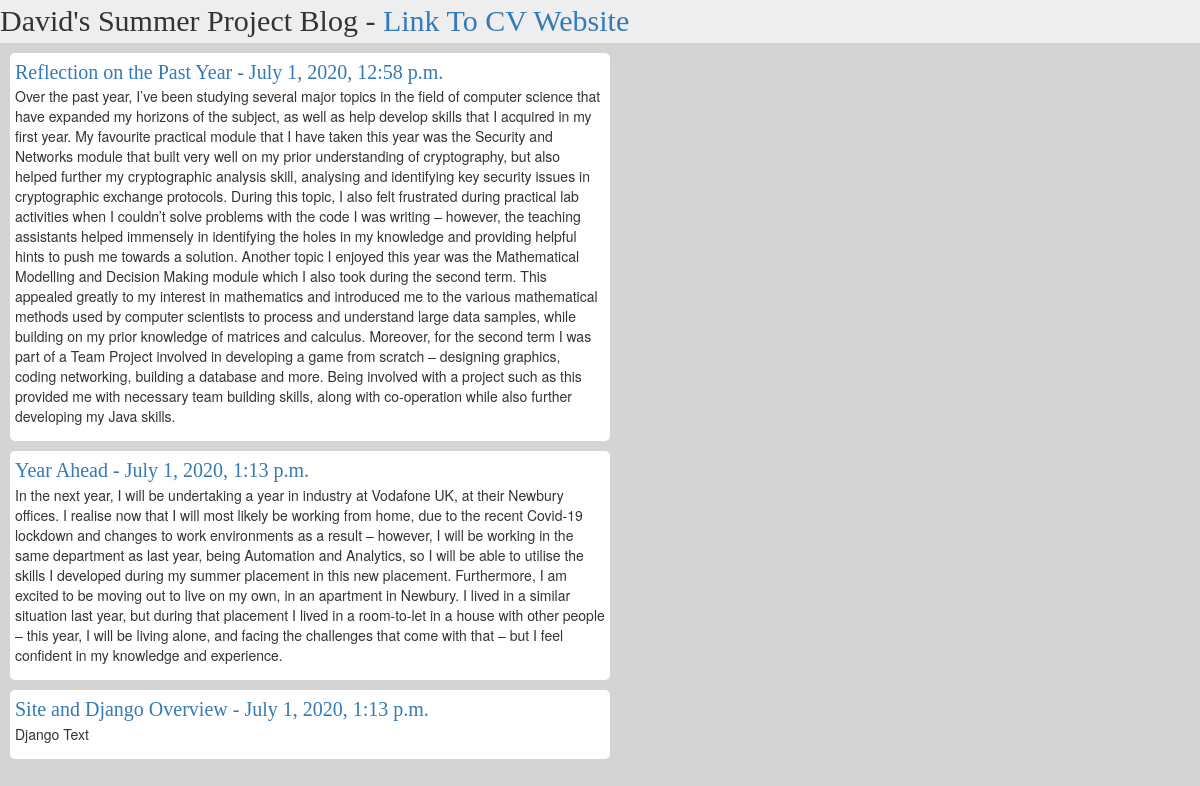
The app's page /, older data.
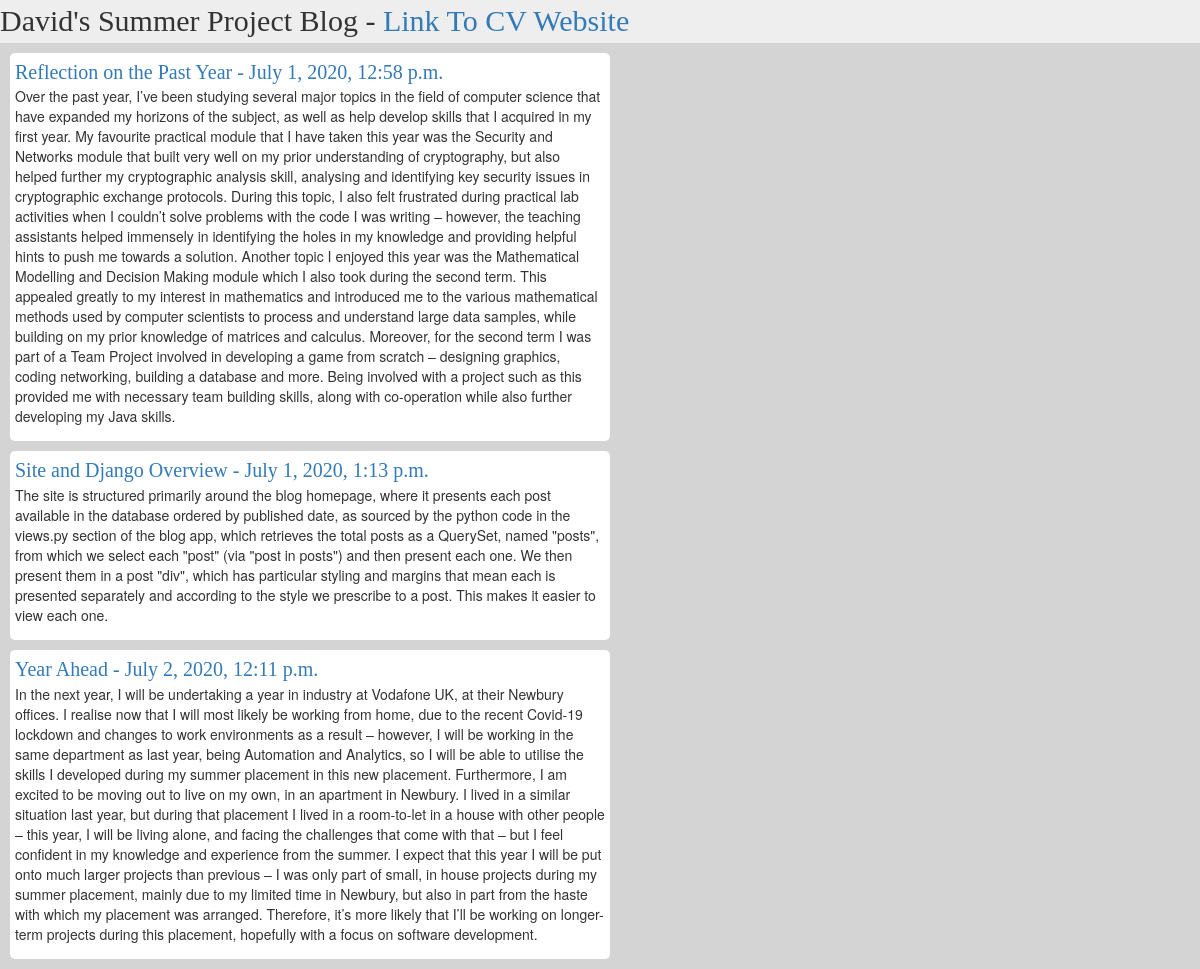
The same page, newer data.
### blog/models.py (models this page shows, shortened)
class Post(models.Model):
    author = models.ForeignKey(settings.AUTH_USER_MODEL, on_delete=models.CASCADE)
    title = models.CharField(max_length=200)
    text = models.TextField()
    created_date = models.DateTimeField(default=timezone.now)
    published_date = models.DateTimeField(blank=True, null=True)

### blog/views.py (the view)
# urls.py: path('', views.post_list, name='post_list'),
def post_list(request):
	posts = Post.objects.filter(published_date__lte=timezone.now()).order_by('published_date')
	return render(request, 'blog/post_list.html', {'posts': posts})

### blog/templates/blog/post_list.html (shortened to what this page needs)
<html>
	<head>
		<link rel="stylesheet" href="//maxcdn.bootstrapcdn.com/bootstrap/3.2.0/css/bootstrap.min.css">
		<link rel="stylesheet" href="//maxcdn.bootstrapcdn.com/bootstrap/3.2.0/css/bootstrap-theme.min.css">
		{% load static %}
		<link rel="stylesheet" href="{% static 'css/blog.css' %}">
	</head>
	<body>
		<div class="header">David's Summer Project Blog - <a href="/cv">Link To CV Website</a></div>
		{% for post in posts %}
			<div class="Post">
				<a id="title" href="">{{post.title}} - {{post.published_date}}</a>
				<p>{{post.text}}</p>
			</div>
		{%endfor%}
	</body>
</html>

Row changes from the older to the newer data that the page shows:
changed Post "Site and Django Overview": text "Django Text" → "The site is structured primarily around the blog homepage, where it presents each post available in the database ordered by published date, as sourced by the python code in the views.py section of the blog app, which retrieves the total posts as a QuerySet, named \"posts\", from which we select each \"post\" (via \"post in posts\") and then present each one. We then present them in a post \"div\", which has particular styling and margins that mean each is presented separately and according to the style we prescribe to a post. This makes it easier to view each one."; moves up the list
changed Post "Year Ahead": published_date "July 1, 2020, 1:13 p.m." → "July 2, 2020, 12:11 p.m."; text "…in my knowledge and experience." → "…in my knowledge and experience from the summer. I expect that this year I will be put onto much larger projects than previous – I was only part of small, in house projects during my summer placement, mainly due to my limited time in Newbury, but also in part from the haste with which my placement was arranged. Therefore, it’s more likely that I’ll be working on longer-term projects during this placement, hopefully with a focus on software development."
